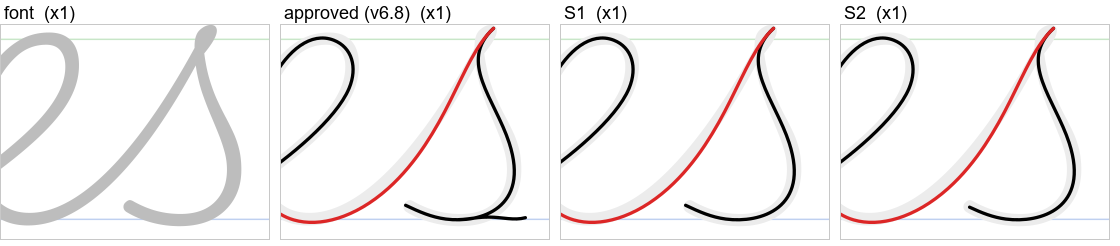
#> input picture .claude/probes/K863/trace/work34/look/crop_spot_s_boxes.png, 1120 x 246 px, found by its file name
$ python card_k1213.py crop_dots_it_3x.png
#> lines starting #> are read from the running program, lines starting #| are printed output that depends on the picture
import sys
from PIL import Image
look = sys.argv[1]
names = ['crop_spot_s_boxes.png', 'crop_spot_p_ap.png', 'crop_dots_it_3x.png', 'crop_spot_q_oq.png']
ims = [Image.open(f'{look}/{n}').convert('RGB') for n in names]
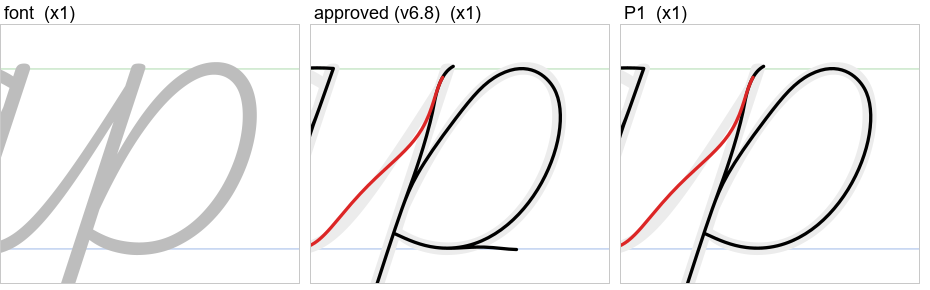
#> input picture .claude/probes/K863/trace/work34/look/crop_spot_p_ap.png, 930 x 290 px, found by its file name
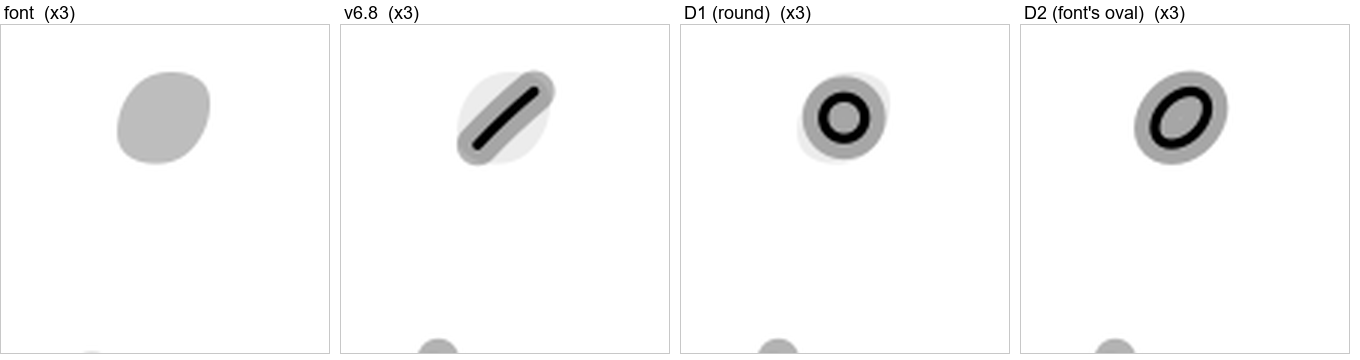
#> input picture .claude/probes/K863/trace/work34/look/crop_dots_it_3x.png, 1360 x 360 px, found by its file name
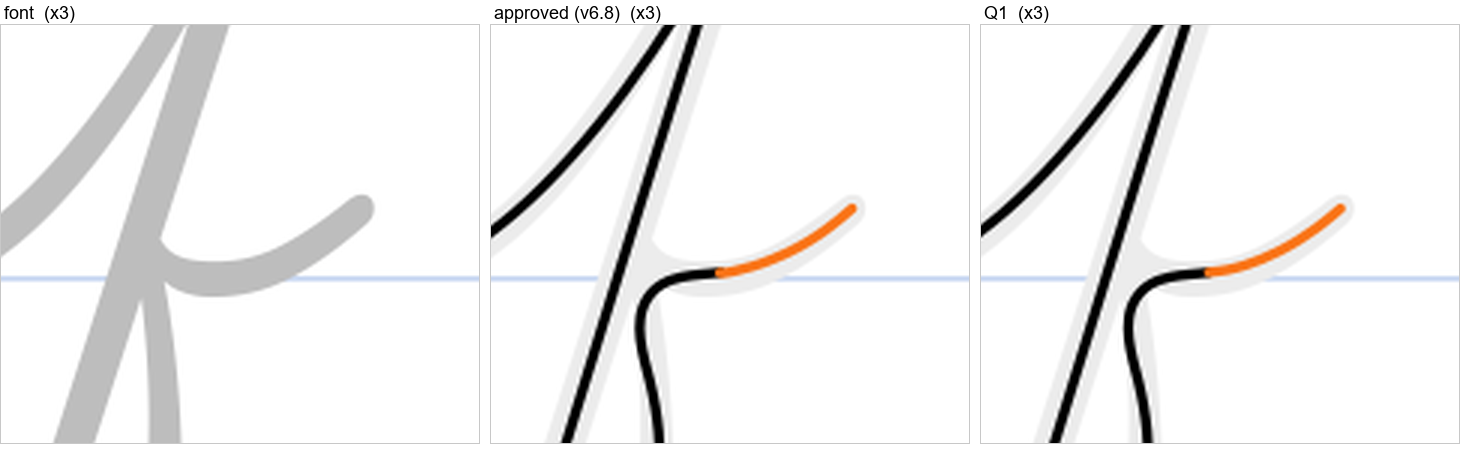
#> input picture .claude/probes/K863/trace/work34/look/crop_spot_q_oq.png, 1470 x 450 px, found by its file name
#> ims = 4 items
gap = 18
w = max(i.width for i in ims)
#> w = 1470
h = sum(i.height for i in ims) + gap * (len(ims) - 1)
#> h = 1400
out = Image.new('RGB', (w, h), 'white')
#> out: PIL image 1470x1400 RGB; every value is 255
y = 0
for i in ims:
    out.paste(i, (0, y)); y += i.height + gap
#> this loop made 4 passes
#> y on passes 1 to 4: 264, 572, 950, 1418
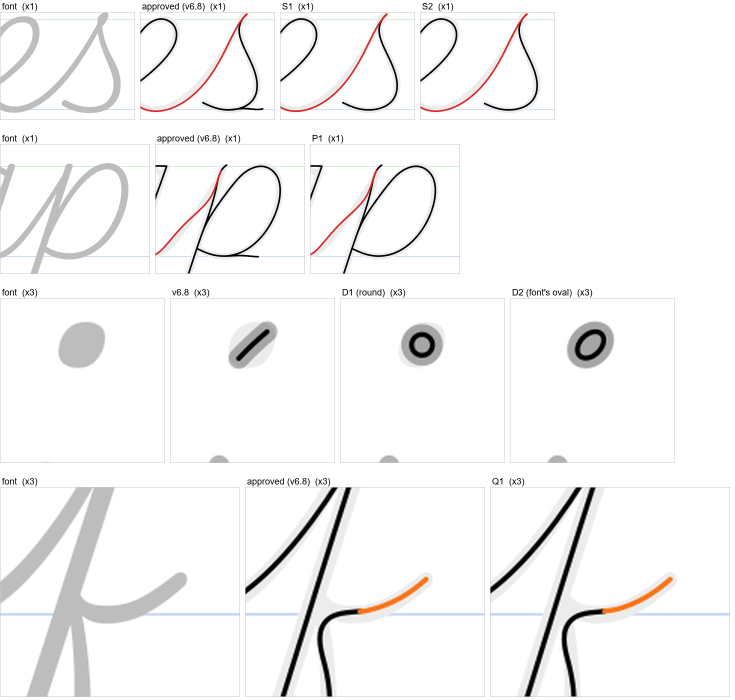
#> out: PIL image 1470x1400 RGB (shown at 1/2 size); mean R, G, B 245.9, 245.4, 245.3
#> after the loop, y = 1418
out.save(f'{look}/card_k1213.png', optimize=True)
print(out.size)
#| (1470, 1400)
